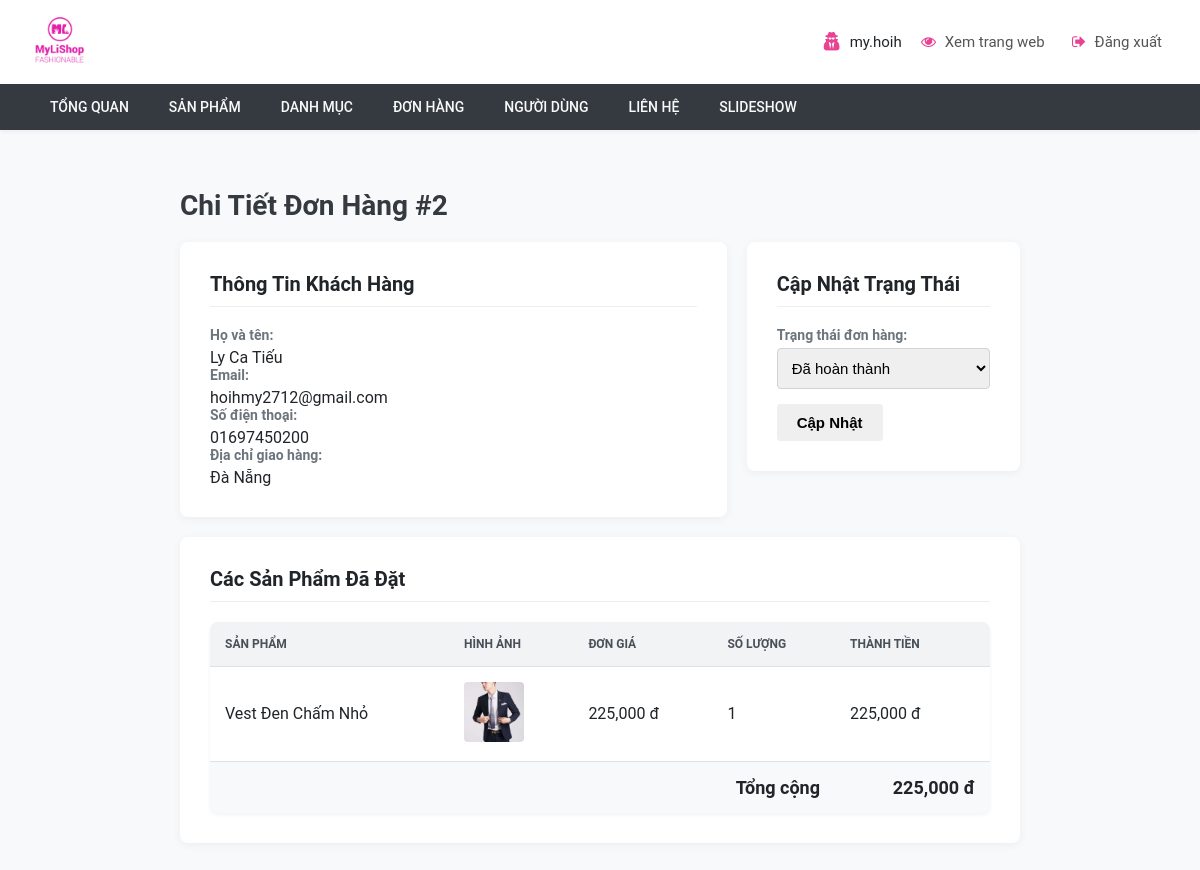
The app's page /php/admin/order-detail.php?id=2 (signed in) with its own data.
### tables this page shows
CREATE TABLE `orders` (
    `id` int(11) NOT NULL,
    `total` float NOT NULL,
    `date_order` datetime NOT NULL,
    `status` tinyint(2) NOT NULL DEFAULT '0',
    `user_id` int(11) NOT NULL DEFAULT '0'
);

CREATE TABLE `users` (
    `id` int(11) NOT NULL,
    `fullname` varchar(50) NOT NULL,
    `username` varchar(50) NOT NULL,
    `password` varchar(50) NOT NULL,
    `email` varchar(100) NOT NULL,
    `address` varchar(50) DEFAULT NULL,
    `phone` varchar(20) DEFAULT NULL,
    `created` datetime DEFAULT NULL,
    `role` int(11) NOT NULL DEFAULT '0'
);

CREATE TABLE `product_order` (
    `product_id` int(11) NOT NULL,
    `order_id` int(11) DEFAULT NULL,
    `quantity` int(11) DEFAULT NULL
);

CREATE TABLE `products` (
    `id` int(11) NOT NULL,
    `name` varchar(255) NOT NULL,
    `category_id` int(11) NOT NULL,
    `image` varchar(255) NOT NULL,
    `description` text NOT NULL,
    `price` float NOT NULL,
    `saleprice` float NOT NULL,
    `created` date NOT NULL,
    `quantity` int(11) NOT NULL,
    `keyword` varchar(45) DEFAULT NULL,
    `status` int(11) DEFAULT NULL
);

### php/admin/order-detail.php (the view, shortened to what this page needs)
<?php
require_once('header.php');
require_once('../model/connect.php');
$order_id = (int)$_GET['id'];
$sql_order = "SELECT o.*, u.fullname, u.email, u.phone, u.address
              FROM orders o
              JOIN users u ON o.user_id = u.id
              WHERE o.id = ?";
$stmt_order = mysqli_prepare($conn, $sql_order);
mysqli_stmt_bind_param($stmt_order, "i", $order_id);
mysqli_stmt_execute($stmt_order);
$result_order = mysqli_stmt_get_result($stmt_order);
$order = mysqli_fetch_assoc($result_order);
$sql_details = "SELECT p.name, p.image, p.price, od.quantity
                FROM product_order od
                JOIN products p ON od.product_id = p.id
                WHERE od.order_id = ?";
$stmt_details = mysqli_prepare($conn, $sql_details);
mysqli_stmt_bind_param($stmt_details, "i", $order_id);
mysqli_stmt_execute($stmt_details);
$result_details = mysqli_stmt_get_result($stmt_details);
$order_details = [];
while ($row = mysqli_fetch_assoc($result_details)) {
    $order_details[] = $row;
}
?>
<div class="detail-view__container">
    <h1 class="detail-view__header">Chi Tiết Đơn Hàng #<?php echo $order['id']; ?></h1>
    <div class="detail-view__grid">
        <div class="detail-view__card">
            <h2 class="detail-view__sub-header">Thông Tin Khách Hàng</h2>
            <div class="detail-view__info-item">
                <span class="detail-view__label">Họ và tên:</span>
                <span class="detail-view__value"><?php echo htmlspecialchars($order['fullname']); ?></span>
            </div>
            <div class="detail-view__info-item">
                <span class="detail-view__label">Email:</span>
                <span class="detail-view__value"><?php echo htmlspecialchars($order['email']); ?></span>
            </div>
            <div class="detail-view__info-item">
                <span class="detail-view__label">Số điện thoại:</span>
                <span class="detail-view__value"><?php echo htmlspecialchars($order['phone']); ?></span>
            </div>
            <div class="detail-view__info-item">
                <span class="detail-view__label">Địa chỉ giao hàng:</span>
                <span class="detail-view__value"><?php echo htmlspecialchars($order['address']); ?></span>
            </div>
        </div>
        <div class="detail-view__card">
            <h2 class="detail-view__sub-header">Cập Nhật Trạng Thái</h2>
            <form action="_order-process.php" method="POST">
                <div class="detail-view__form-group">
                    <label for="status" class="detail-view__label">Trạng thái đơn hàng:</label>
                    <select name="status" id="status" class="detail-view__select">
                        <option value="1" <?php echo ($order['status'] == 1) ? 'selected' : ''; ?>>Đã hoàn thành</option>
                    </select>
                </div>
                <button type="submit" name="update_status" class="detail-view__button">Cập Nhật</button>
            </form>
        </div>
    </div>
    <div class="detail-view__card" style="margin-top: 20px;">
        <h2 class="detail-view__sub-header">Các Sản Phẩm Đã Đặt</h2>
        <table class="orders__table">
            <thead>
                <tr>
                    <th>Sản phẩm</th>
                    <th>Hình ảnh</th>
                    <th>Đơn giá</th>
                    <th>Số lượng</th>
                    <th>Thành tiền</th>
                </tr>
            </thead>
            <tbody>
                <?php foreach ($order_details as $item) : ?>
                    <tr>
                        <td><?php echo htmlspecialchars($item['name']); ?></td>
                        <td><img src="<?php echo '../../' . htmlspecialchars($item['image']); ?>" alt="" class="orders__product-image"></td>
                        <td><?php echo number_format($item['price']); ?> đ</td>
                        <td><?php echo $item['quantity']; ?></td>
                        <td><?php echo number_format($item['price'] * $item['quantity']); ?> đ</td>
                    </tr>
                <?php endforeach; ?>
                <tr class="orders__total-row">
                    <td colspan="4">Tổng cộng</td>
                    <td><?php echo number_format($order['total']); ?> đ</td>
                </tr>
            </tbody>
        </table>
    </div>
</div>

### css/admin.css (style rules this page uses)
*, *::before, *::after { box-sizing: border-box; }
body { font-family: "Roboto", sans-serif; background-color: #f8f9fa; color: #212529; margin: 0; }
.users__table, .orders__table, .contacts__table { width: 100%; border-collapse: collapse; background-color: #fff; box-shadow: 0 2px 4px rgba(0, 0, 0, 0.05); border-radius: 8px; overflow: hidden; }
.users__table th, .users__table td, .orders__table th, .orders__table td, .contacts__table th, .contacts__table td { padding: 15px; text-align: left; border-bottom: 1px solid #dee2e6; vertical-align: middle; }
.users__table th, .orders__table th, .contacts__table th { background-color: #f1f3f5; font-weight: 600; text-transform: uppercase; font-size: 12px; color: #495057; }
.users__table tbody tr:last-child td, .orders__table tbody tr:last-child td, .contacts__table tbody tr:last-child td { border-bottom: none; }
.detail-view__grid { display: grid; grid-template-columns: 2fr 1fr; gap: 20px; align-items: start; }
.detail-view__sub-header { font-size: 20px; font-weight: 600; margin-top: 0; margin-bottom: 20px; padding-bottom: 10px; border-bottom: 1px solid #eee; }
.detail-view__form-group { margin-bottom: 15px; }
.detail-view__select { width: 100%; padding: 10px; border-radius: 4px; border: 1px solid #ced4da; font-size: 15px; }
.orders__product-image { width: 60px; height: 60px; object-fit: cover; border-radius: 4px; }
.orders__total-row td { font-weight: bold; font-size: 18px; text-align: right; background-color: #f8f9fa; }
.detail-view__container { padding: 20px 30px; max-width: 900px; margin: 20px auto; }
.detail-view__header { font-size: 28px; font-weight: 700; margin-bottom: 20px; color: #343a40; }
.detail-view__card { background-color: #fff; padding: 30px; border-radius: 8px; box-shadow: 0 2px 10px rgba(0, 0, 0, 0.05); }
.detail-view__info-item { font-size: 16px; }
.detail-view__label { display: block; font-weight: 600; color: #6c757d; margin-bottom: 5px; font-size: 14px; }
.detail-view__value { color: #212529; }
.detail-view__button { padding: 10px 20px; font-size: 15px; font-weight: 600; border-radius: 4px; border: none; cursor: pointer; text-decoration: none; text-align: center; transition: all 0.3s ease; }

### records on screen
orders: id "2", user.fullname "Ly Ca Tiếu", user.email "hoihmy2712@gmail.com", user.phone "01697450200", user.address "Đà Nẵng", status "Đã hoàn thành", total "225,000"
product_order: product.name "Vest Đen Chấm Nhỏ", product.image (picture), product.price "225,000", quantity "1", $item['price'] * $item['quantity'] "225,000"

### other values on screen
$_SESSION['admin_username'] "my.hoih"
